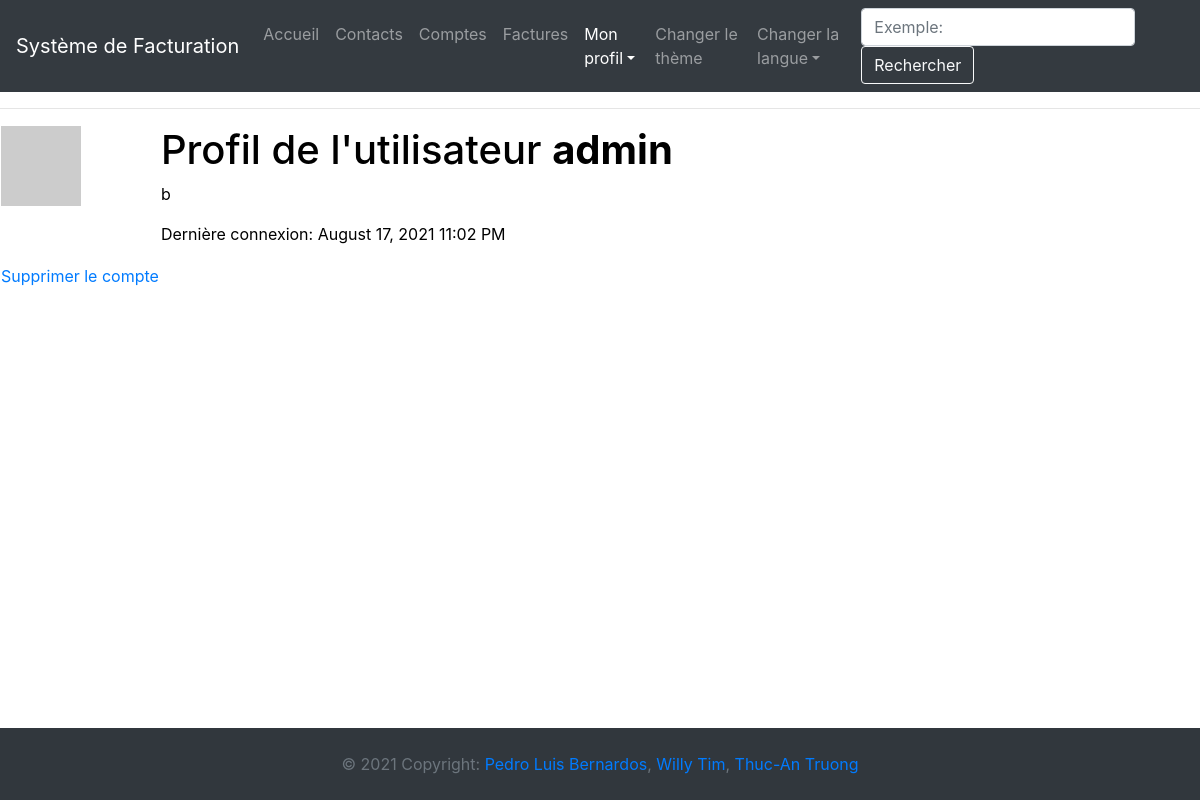
Page /user/admin (signed in) on the committed database.
### app/models.py (models this page shows, shortened)
class User(UserMixin, db.Model):
    __tablename__ = "user"
    id = db.Column(db.Integer, primary_key=True)
    username = db.Column(db.String(64), index=True, unique=True)
    email = db.Column(db.String(120), index=True, unique=True)
    password_hash = db.Column(db.String(128))
    about_me = db.Column(db.String(140))
    last_seen = db.Column(db.DateTime, default=datetime.utcnow)
    profil_courrant = db.Column(db.Integer)
    profilEntreprise = db.relationship('CompanyProfil', back_populates="user")
    contact = db.relationship('Contact', back_populates="user")
    compte = db.relationship('Compte', back_populates="user")
    facture = db.relationship('Facture', back_populates="user")
    def avatar(self, size):
        digest = md5(self.email.lower().encode('utf-8')).hexdigest()
        return 'https://www.gravatar.com/avatar/{}?d=identicon&s={}'.format(digest, size)

### app/user/routes.py (the view)
@bp.route('/user/<username>')
@login_required
def user(username):
    user = User.query.filter_by(username=username).first_or_404()
    return render_template('user/user.html', title=_('Mon profil'), user=user)

### app/__init__.py (called while the page is built)
@app.context_processor
def inject_conf_var():
    return dict(AVAILABLE_LANGUAGES=app.config['LANGUAGES'], CURRENT_LANGUAGE=session.get('language',request.accept_languages.best_match(app.config['LANGUAGES'].keys())))

### app/models.py (called while the page is built)
@login.user_loader
def load_user(id):
    return User.query.get(int(id))

### app/routes.py (called while the page is built)
@app.before_request
def before_request():
    if current_user.is_authenticated:
        current_user.last_seen = datetime.utcnow()
        db.session.commit()

### app/templates/user/user.html (shortened to what this page needs)
{% extends "base.html" %}
{% block app_content %}
    <table>
        <tr valign="top">
            <td><img src="{{ user.avatar(128) }}"></td>
            <td>
                <h1>{{ _("Profil de l'utilisateur") }} <strong>{{ user.username }}</strong></h1>
                {% if user.about_me %}<p>{{ user.about_me }}</p>{% endif %}
                {% if user.last_seen %}<p>{{ _('Dernière connexion') }}: {{ moment(user.last_seen).format('LLL') }}</p>{% endif %}
            </td>
        </tr>
        <tr>
            <td>
                <a href="{{ url_for('user.delete_user', username=current_user.username) }}">{{ _('Supprimer le compte') }}</a>
            </td>
        </tr>
    </table>
{% endblock %}

### app/static/css/style.css (style rules this page uses)
html { color: black; background-color: white; }

### rows in the picture
User: username "admin", about_me "b", last_seen "August 17, 2021 11:02 PM"
